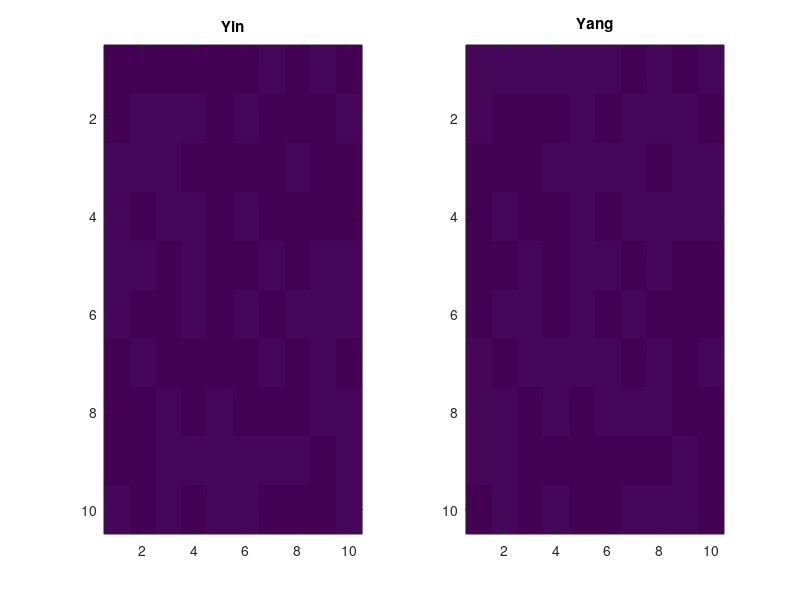

Write the MATLAB code that produced this figure.

% create custom colormap
white = [1 1 1];
black = [0 0 0];
myColors = [white;black];  % white = 1, black = 2
colormap(myColors);

% create random 10x10 matrix of 1 or 2
yin = randi([1 2],10,10);

% swap all vaues in yin and put in yang
yang = yin;
yang(yang == 1) = 3;
yang(yang == 2) = 1;
yang(yang == 3) = 2;

% create new figure
figure;

% plot yin
subplot(1,2,1);
image(yin);
title('Yin');

% plot yang
subplot(1,2,2);
image(yang);
title('Yang');
